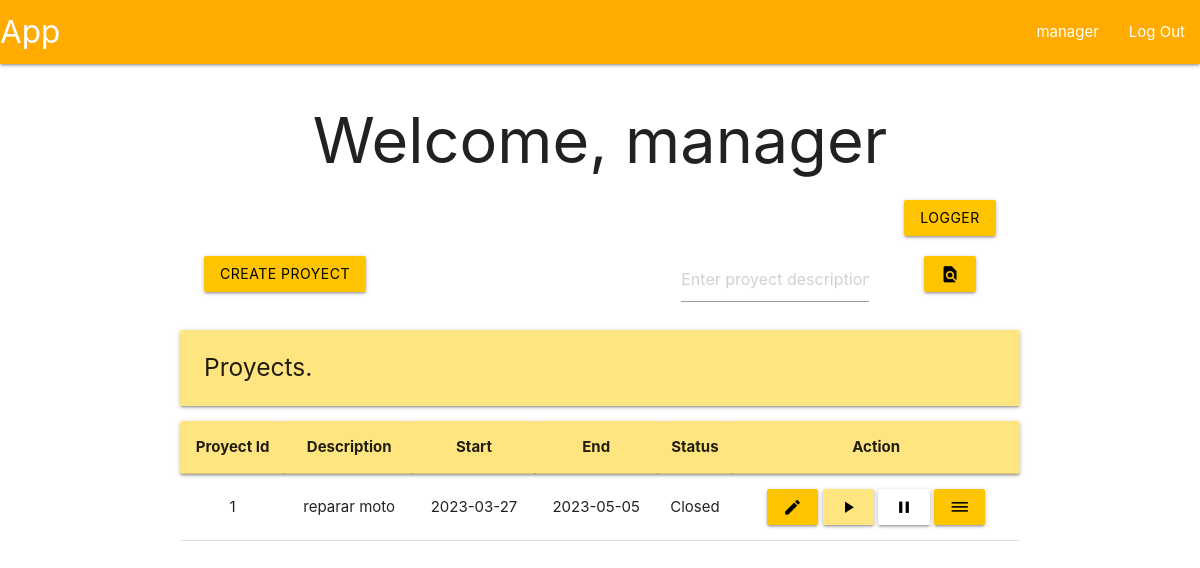
/root/proyects (signed in), run on an earlier commit of the app's database.
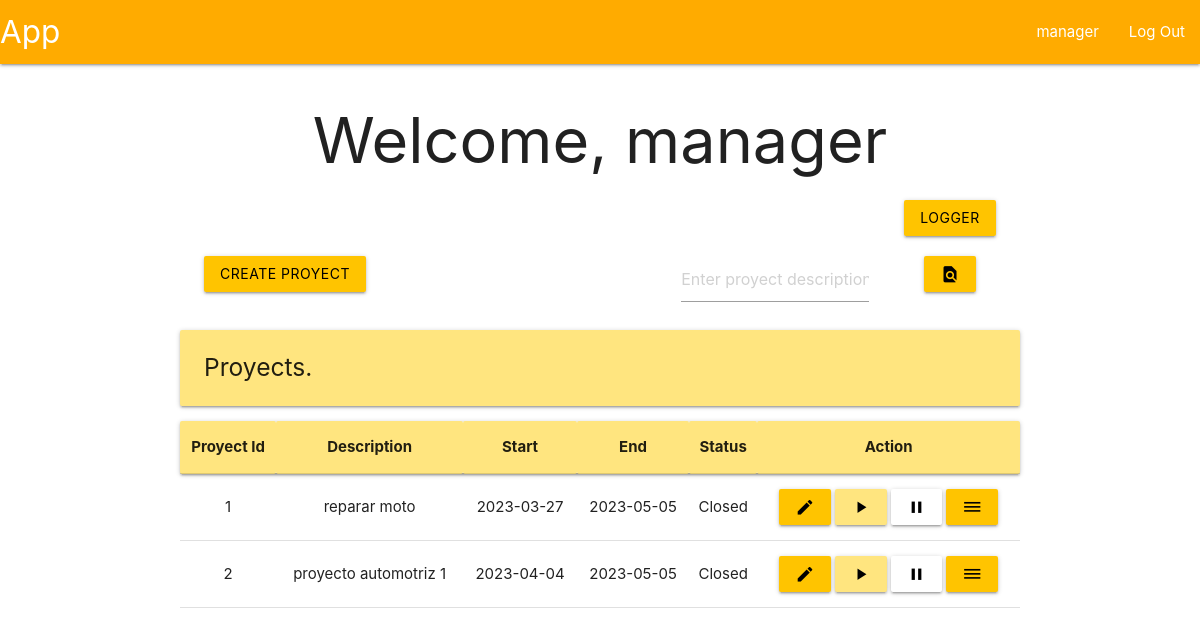
And on a later commit of the database.
### tables this page shows
CREATE TABLE proyect (
    id INTEGER PRIMARY KEY AUTOINCREMENT,
    description TEXT UNIQUE NOT NULL,
    start DATE NOT NULL,
    end DATE NOT NULL,
    statusId INTEGER,

    FOREIGN KEY (statusId) REFERENCES proyectStatus(id)
);

CREATE TABLE proyectStatus (
    id INTEGER PRIMARY KEY AUTOINCREMENT,
    name TEXT NOT NULL
);

### app/proyectView.py (the view, shortened to what this page needs)
@bp.route('/proyects', methods=('POST', 'GET'))
@modifyProyect_required
def proyectView():
    db = get_db()
    flag = False
    if not flag:
        proyects = db.execute(
            """SELECT
                p.id,
                p.description as description,
                p.start as start,
                p.end as end,
                s.name as status
               FROM proyect p
               INNER JOIN proyectStatus s ON p.statusId = s.id"""
        ).fetchall()
    return render_template('proyect/proyectView.html', proyects=proyects)

### app/auth.py (called while the page is built)
@bp.before_app_request
def load_logged_in_user():
    user_id = session.get('user_id')
    if user_id is None:
        g.user = None
    else:
        g.user = get_db().execute(
            "SELECT * FROM user WHERE id = ?",
            (user_id,)
        ).fetchone()

def modifyProyect_required(view):
    @functools.wraps(view)
    def wrapped_view(**kwargs):
        if g.user is None:
            return redirect(url_for('auth.login'))
        elif g.user['roleId'] != 1 and g.user['roleId'] != 3:
            return redirect(url_for('user.profile'))
        return view(**kwargs)
    return wrapped_view

### app/db.py (called while the page is built)
def get_db():
    if 'db' not in g:
        g.db = sqlite3.connect(
            current_app.config['DATABASE'],
            detect_types = sqlite3.PARSE_DECLTYPES
        )
        g.db.row_factory = sqlite3.Row
    return g.db

### app/templates/proyect/proyectView.html (shortened to what this page needs)
{% extends 'base.html' %}
{% block header %}
  <h1>{% block title %}Welcome, {{ g.user['username'] }}{% endblock %}</h1>
{% endblock %}
{% block content %}
{% if g.user['roleId'] != 1%}
<div class="row">
    <div class="col s2 offset-s10">
        <form method="POST">
            <button class="btn amber accent-3 black-text" name="logs">logger</button>
        </form>
    </div>
</div>
{% endif %}
<div class="row">
  <form method="POST">
    <div class="col s3">
      <button class="btn amber accent-3 black-text" type="submit" value="create-proyect" name="create-proyect">Create proyect</button>
    </div>
  </form>
  <form method="POST">
    <div class="col s3 offset-s4">
      <input placeholder="Enter proyect description" name="find-proyect" id="proyect">
    </div>
    <div class="col s2">
      <button class="btn amber accent-3 black-text">
        <i class="material-icons">find_in_page</i>
      </button>
    </div>
  </form>
</div>
<div class="left-align">
    <h5 class="card-panel amber accent-1">Proyects.</h5>
</div>
<table class="centered">
    <thead class="card-panel amber accent-1">
      <tr>
        <th>Proyect Id</th>
        <th>Description</th>
        <th>Start</th>
        <th>End</th>
        <th>Status</th>
        <th>Action</th>
      </tr>
    </thead>
    <tbody>
      {% for proyect in proyects %}
        <tr>
          <td>{{ proyect['id'] }}</td>
          <td>{{ proyect['description']}}</td>
          <td>{{ proyect['start'] }}</td>
          <td>{{ proyect['end'] }}</td>
          <td>{{ proyect['status'] }}</td>
          <td>
            <form method="POST">
                <button class="btn amber accent-3 black-text" type="submit" name="modify-proyect" value="{{ proyect['id'] }}">
                  <i class="material-icons">edit</i>
                </button>
                <button class="btn amber accent-1 black-text" type="submit" name="enable-proyect" value="{{ proyect['id'] }}">
                  <i class="material-icons">play_arrow</i>
                </button>
                <button class="btn white black-text" type="submit" name="close-proyect" value="{{ proyect['id'] }}">
                  <i class="material-icons">pause</i>
                </button>
                <button class="btn amber accent-3 black-text" type="submit" name="detail" value="{{ proyect['id'] }}">
                  <i class="material-icons">dehaze</i>
                </button>
            </form>
          </td>
        </tr>
      {% endfor %}
    </tbody>
  </table>
{% endblock %}

What changed in the data, as far as the page shows it:
added proyect: id "2", description "proyecto automotriz 1", start "2023-04-04", end "2023-05-05", status "Closed"
